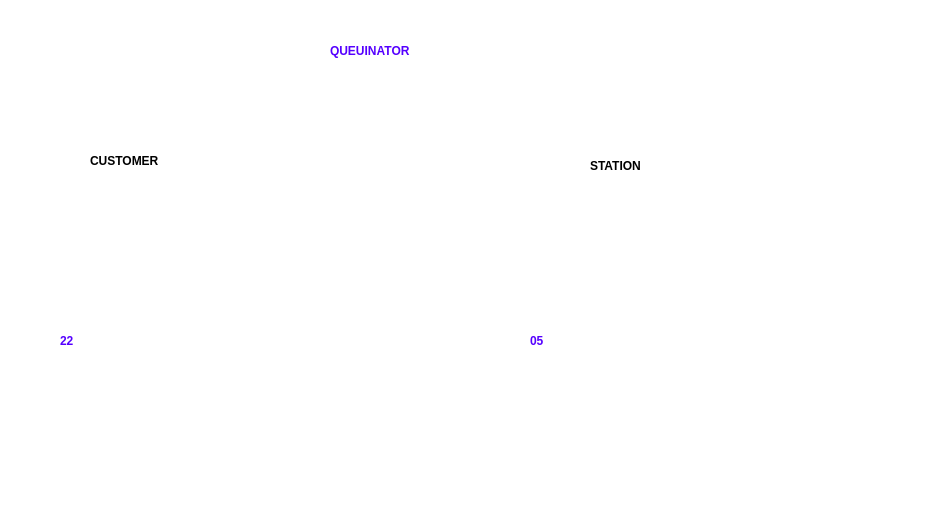
<?xml version="1.0" encoding="UTF-8"?>
<ui version="4.0">
 <class>Dialog</class>
 <widget class="QDialog" name="Dialog">
  <property name="geometry">
   <rect>
    <x>0</x>
    <y>0</y>
    <width>945</width>
    <height>523</height>
   </rect>
  </property>
  <property name="minimumSize">
   <size>
    <width>945</width>
    <height>523</height>
   </size>
  </property>
  <property name="windowTitle">
   <string>Dialog</string>
  </property>
  <property name="styleSheet">
   <string notr="true">background-color: rgb(255, 255, 255);</string>
  </property>
  <widget class="QLabel" name="label">
   <property name="geometry">
    <rect>
     <x>330</x>
     <y>20</y>
     <width>301</width>
     <height>61</height>
    </rect>
   </property>
   <property name="styleSheet">
    <string notr="true">font: 30pt &quot;Sans Serif&quot;;
color: rgb(85, 0, 255);
font-weight: bold;</string>
   </property>
   <property name="text">
    <string>QUEUINATOR</string>
   </property>
  </widget>
  <widget class="QLabel" name="label_3">
   <property name="geometry">
    <rect>
     <x>90</x>
     <y>140</y>
     <width>261</width>
     <height>41</height>
    </rect>
   </property>
   <property name="styleSheet">
    <string notr="true">font: 30pt &quot;Sans Serif&quot;;
font-weight: bold;</string>
   </property>
   <property name="text">
    <string>CUSTOMER</string>
   </property>
  </widget>
  <widget class="QLabel" name="label_4">
   <property name="geometry">
    <rect>
     <x>590</x>
     <y>140</y>
     <width>201</width>
     <height>51</height>
    </rect>
   </property>
   <property name="styleSheet">
    <string notr="true">font: 30pt &quot;Sans Serif&quot;;
font-weight: bold;</string>
   </property>
   <property name="text">
    <string>STATION</string>
   </property>
  </widget>
  <widget class="QLabel" name="label_5">
   <property name="geometry">
    <rect>
     <x>530</x>
     <y>240</y>
     <width>311</width>
     <height>201</height>
    </rect>
   </property>
   <property name="styleSheet">
    <string notr="true">font: 170pt &quot;Sans Serif&quot;;
font-weight: bold;
color: rgb(85, 0, 255);</string>
   </property>
   <property name="text">
    <string>05</string>
   </property>
  </widget>
  <widget class="QLabel" name="label_6">
   <property name="geometry">
    <rect>
     <x>60</x>
     <y>240</y>
     <width>301</width>
     <height>201</height>
    </rect>
   </property>
   <property name="styleSheet">
    <string notr="true">font: 170pt &quot;Sans Serif&quot;;
font-weight: bold;
color: rgb(85, 0, 255);</string>
   </property>
   <property name="text">
    <string>22</string>
   </property>
  </widget>
 </widget>
 <resources/>
 <connections/>
</ui>
